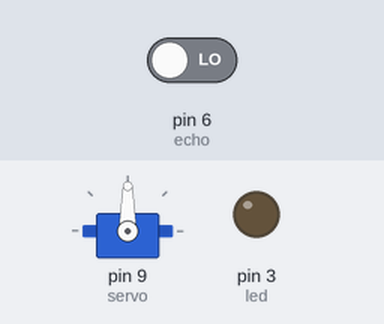
Simulated run of this sketch. Board: Arduino Uno, built with avr-gcc and run on an emulated ATmega328P. On the bench: servo, output pins drawn as LEDs (lit = HIGH). The test bench sets the inputs (shaded band); at power-on: pin 6 (echo) LOW.

Above: at 0.05 s.
At 2.95 s:
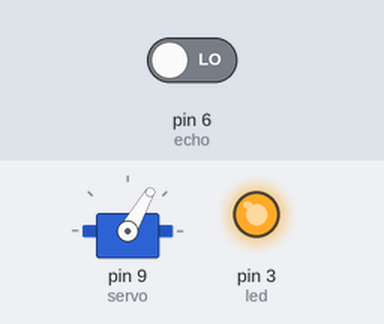
Timing chart, 0 to 6.9 s (numbered marks = the images above):
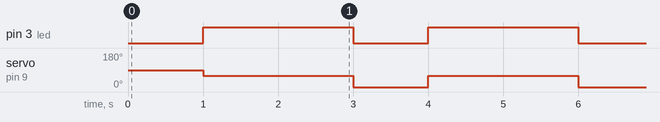

The sketch:

projeto_alcool_gel.ino
```cpp
/*
Projeto para automatizar um dispenser de alcool em gel

jun/2020
*/

#include <Servo.h>

int pot = A0;
float distancia = 0;
int led = 3; //led no pino digital 3
int trig = 7;
int echo = 6;
float tempo; // variável tempo do ultrassom
Servo servo;

void setup()
{
  pinMode(pot,INPUT);
  pinMode(trig,OUTPUT);
  pinMode(echo,INPUT);
  pinMode(led,OUTPUT);
  servo.attach(9);

} // setup

void loop()
{

  // Ligando o ultrassom
  tempo = pulseIn(echo,HIGH);
  distancia = (tempo/58.8);


  if(distancia <= 30){
    digitalWrite(led,HIGH);
    servo.write(60);
    delay(2000);
    digitalWrite(led,LOW);
    servo.write(0);

    }// if

} // loop
```

Measured:
- by itself, pin 3 (led): alternates HIGH for 2.0 s and LOW for 1.0 s
- by itself, servo on pin 9 (servo): alternates 60° for 2.0 s and 0° for 1.0 s
